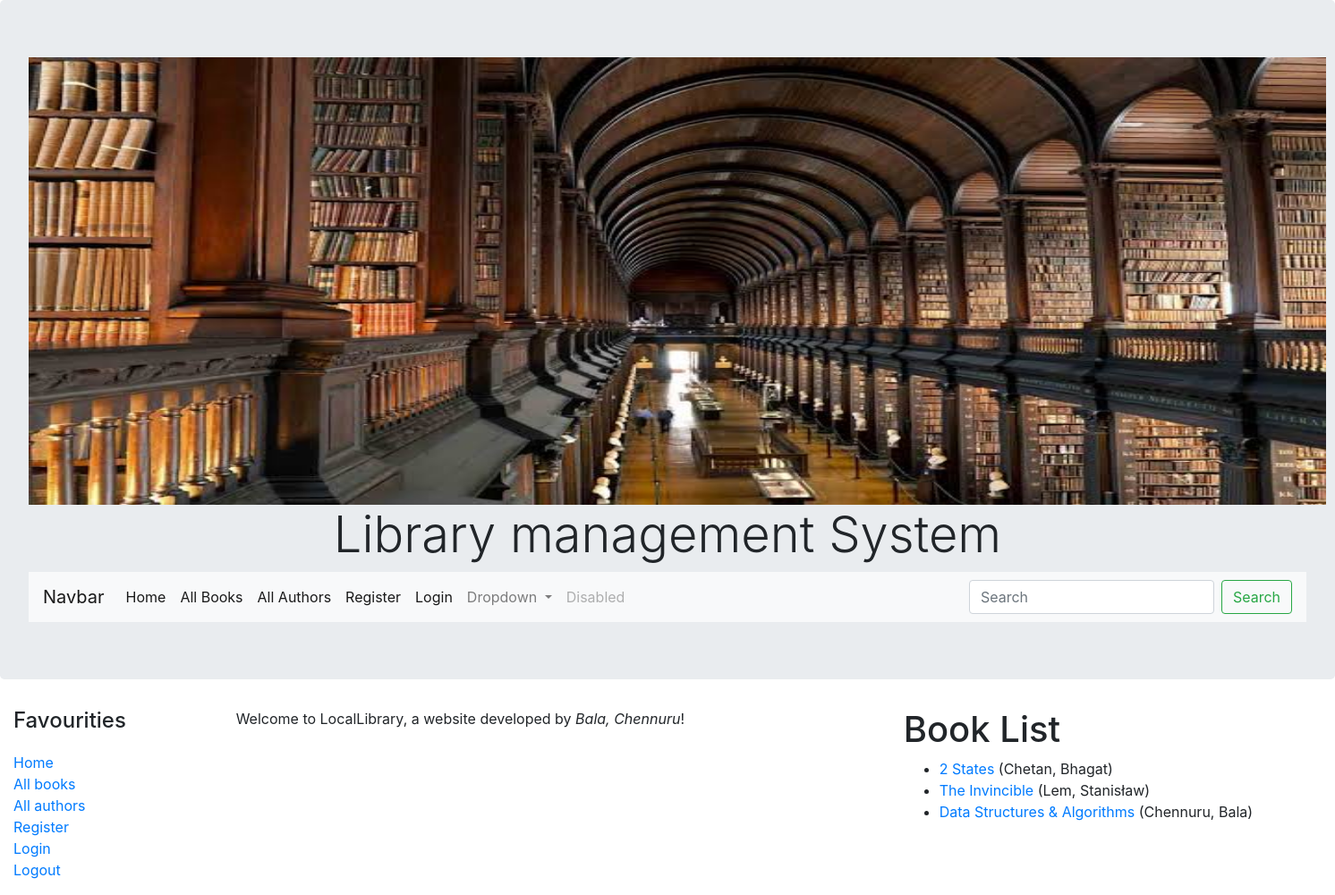
/catalog/books/, run on the app's committed database.
### catalog/models.py (models this page shows, shortened)
class Book(models.Model):
    title = models.CharField(max_length=200)
    author = models.ForeignKey('Author', on_delete=models.SET_NULL, null=True)
    summary = models.TextField(max_length=1000, help_text='Enter a brief description of the book')
    isbn = models.CharField('ISBN', max_length=13, help_text='13 Character <a href="https://www.isbn-international.org/content/what-isbn">ISBN number</a>')
    genre = models.ManyToManyField(Genre, help_text='Select a genre for this book')
    def get_absolute_url(self):
        return reverse('book-detail', args=[str(self.id)])
    def display_genre(self):
        """Create a string for the Genre. This is required to display genre in Admin."""
        return ', '.join(genre.name for genre in self.genre.all()[:3])
    display_genre.short_description = 'Genre'

class Author(models.Model):
    first_name = models.CharField(max_length=100)
    last_name = models.CharField(max_length=100)
    date_of_birth = models.DateField(null=True, blank=True)
    date_of_death = models.DateField(null=True, blank=True)
    class Meta:
        ordering = ['last_name', 'first_name']
    def __str__(self):
        return f'{self.first_name}, {self.last_name}'

### catalog/views.py (the view)
# urls.py: path('books/', views.BooksListView.as_view(), name='books'),
class BooksListView(generic.ListView):
    model=Book
    context_object_name = 'my_books'
    teemplate_name = 'book_list.html'

### catalog/templates/catalog/book_list.html
{% extends "base.html" %}
{% block content %}
  <h1>Book List</h1>
  {% if my_books %}
  <ul>
    {% for book in my_books %}
      <li>
        <a href="{{ book.get_absolute_url }}">{{ book.title }}</a> ({{book.author}})
      </li>
    {% endfor %}
  </ul>
  {% else %}
    <p>There are no books in the library.</p>
  {% endif %}
{% endblock %}

### data on the page
Book: title "2 States", author "Chetan, Bhagat"
Book: title "The Invincible", author "Lem, Stanisław"
Book: title "Data Structures & Algorithms", author "Chennuru, Bala"
